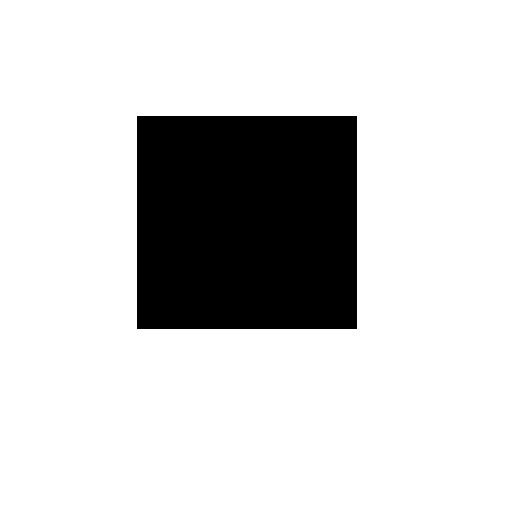
#> input picture data/rect.jpg, 512 x 512 px
$ jupyter execute 'hough transformation.ipynb'
#> lines starting #> are read from the running program, lines starting #| are printed output that depends on the picture; after the words box and inside, x2 and y2 are one past the last pixel; in counts of white or black regions, pixels touching at a corner belong together
[cell 1]
import cv2
import numpy as np
import imutils

[cell 2]
src = cv2.imread('./data/rect.jpg')
#> src is the input picture: shape (512, 512, 3); min 0, max 255, mean 209.4
gray = cv2.cvtColor(src,cv2.COLOR_BGR2GRAY)

edges = cv2.Canny(gray, 50, 100)
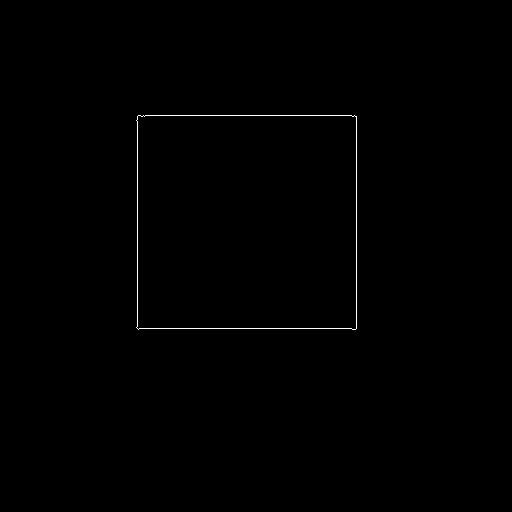
#> edges: shape (512, 512); 0.33% white in thin lines or dots, all inside (x1, y1, x2, y2) = (136, 115, 357, 330)
lines = cv2.HoughLinesP(edges, rho=1, theta=np.pi/180.0, threshold=100)
#> lines = [[139, 328, 351, 328], [145, 115, 351, 115], [356, 328, 356, 116], [137, 326, 137, 121]]

print('lines.shape=', lines.shape)
#| lines.shape= (4, 1, 4)

for line in lines:
    x1, y1, x2, y2   = line[0]
    cv2.line(src,(x1,y1),(x2,y2),(0,0,255),2)
#> this loop made 4 passes
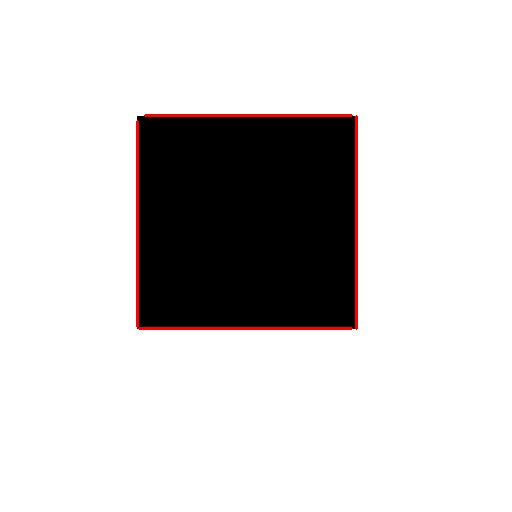
#> src: shape (512, 512, 3); 0.96% of pixels changed, all inside (x1, y1, x2, y2) = (136, 114, 358, 330)

cv2.imshow('edges',  edges)
cv2.imshow('src',  src)
cv2.waitKey()
cv2.destroyAllWindows()

[cell 3]
src1 = cv2.imread('./data/circles.jpg')
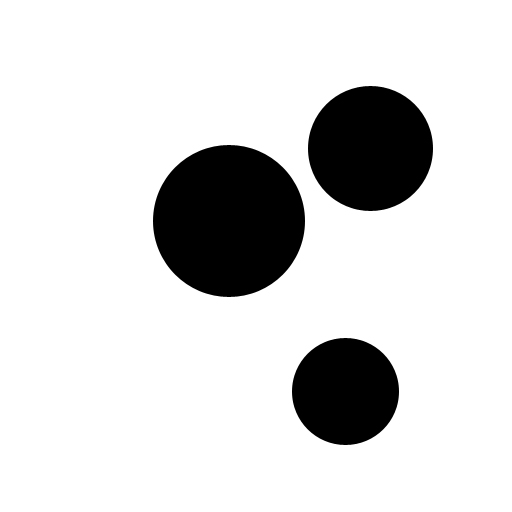
#> input picture data/circles.jpg, 512 x 512 px
#> src1 is the input picture: shape (512, 512, 3); min 0, max 255, mean 216.7
gray1 = cv2.cvtColor(src1,cv2.COLOR_BGR2GRAY)
circles1 = cv2.HoughCircles(gray1, method=cv2.HOUGH_GRADIENT, dp=1, minDist=50, param2=16)
#> circles1 = [[228.5, 220.5, 76.1], [369.5, 147.5, 62.2], [344.5, 391.5, 53.2]]
print(circles1)
#| [[[228.5 220.5  76.1]
#|   [369.5 147.5  62.2]
#|   [344.5 391.5  53.2]]]
circles1 = np.uint16(np.around(circles1))
#> circles1 = [[228, 220, 76], [370, 148, 62], [344, 392, 53]]
print(circles1)
#| [[[228 220  76]
#|   [370 148  62]
#|   [344 392  53]]]
print('circles1.shape=', circles1.shape)
#| circles1.shape= (1, 3, 3)
for circle in circles1[0,:]:
    cx, cy, r  = circle
    cv2.circle(src1, (cx, cy), r, (0,0,255), 2)
#> this loop made 3 passes
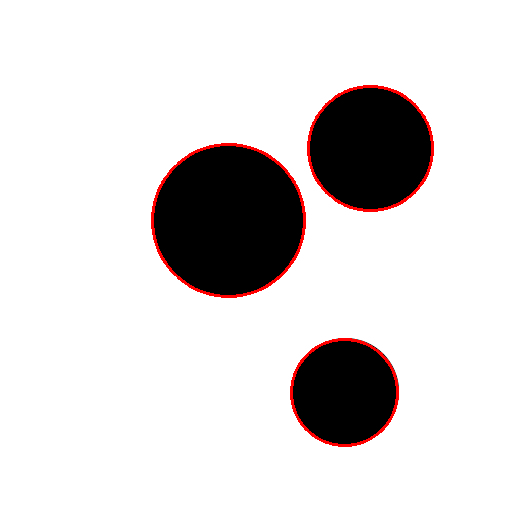
#> src1: shape (512, 512, 3); 1.36% of pixels changed, all inside (x1, y1, x2, y2) = (151, 85, 434, 447)

#2
src2 = cv2.imread('./data/circles2.jpg')
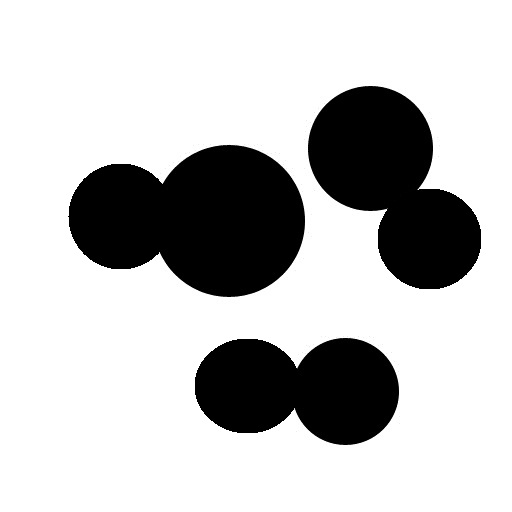
#> input picture data/circles2.jpg, 512 x 512 px
#> src2 is the input picture: shape (512, 512, 3); min 0, max 255, mean 193.8
gray2 = cv2.cvtColor(src2,cv2.COLOR_BGR2GRAY)
circles2 = cv2.HoughCircles(gray2, method=cv2.HOUGH_GRADIENT, dp=1, minDist=50, param2=15, minRadius=30, maxRadius=100)
#> circles2 = [[370.5, 147.5, 62.2], [345.5, 391.5, 53], [229.5, 219.5, 75.2], [242.5, 385.5, 47.2], [429.5, 233.5, 54.4], [119.5, 219.5, 49.2]]

circles2 = np.uint16(np.around(circles2))
#> circles2 = [[370, 148, 62], [346, 392, 53], [230, 220, 75], [242, 386, 47], [430, 234, 54], [120, 220, 49]]
print('circles2.shape=', circles2.shape)
#| circles2.shape= (1, 6, 3)
for circle in circles2[0,:]:
    cx, cy, r  = circle
    cv2.circle(src2, (cx, cy), r, (0,0,255), 2)
#> this loop made 6 passes
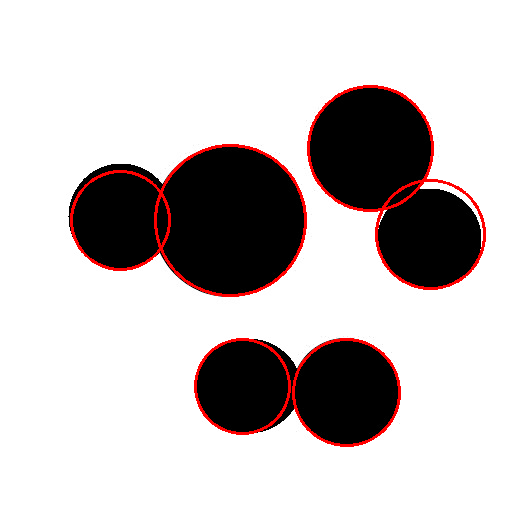
#> src2: shape (512, 512, 3); 2.42% of pixels changed, all inside (x1, y1, x2, y2) = (70, 85, 486, 447)

cv2.imshow('src1',  src1)
cv2.imshow('src2',  src2)
cv2.waitKey()
cv2.destroyAllWindows()
